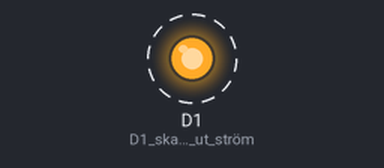
Bench run of a sketch on a simulated ESP8266 (NodeMCU). On the bench: output pins drawn as LEDs (lit = HIGH). Dashed ring = blinking. What the sketch prints to the serial monitor is not drawn.

Above: at 0.2 s.
Timing chart, 0 to 3.0 s (numbered marks = the images above):
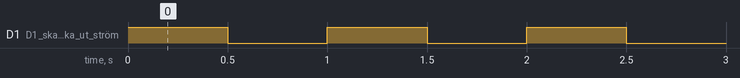

The sketch:

blink.ino
```cpp
// Blinkprogram för NodeMCU
// Lampan på D1 tänds och släcks varannan halvsekund.

void setup() {
  pinMode(D1, OUTPUT);     // D1 ska skicka ut ström
  Serial.begin(115200);    // så att kortet kan skriva till datorn
}

void loop() {
  digitalWrite(D1, HIGH);        // ström på, lampan tänds
  Serial.println("Lampa på");
  delay(500);                    // vänta 0,5 sekunder

  digitalWrite(D1, LOW);         // ström av, lampan släcks
  Serial.println("Lampa av");
  delay(500);                    // vänta 0,5 sekunder
}
```

Measured:
- by itself, D1 (D1_ska_skicka_ut_ström): alternates HIGH for 0.50 s and LOW for 0.50 s
